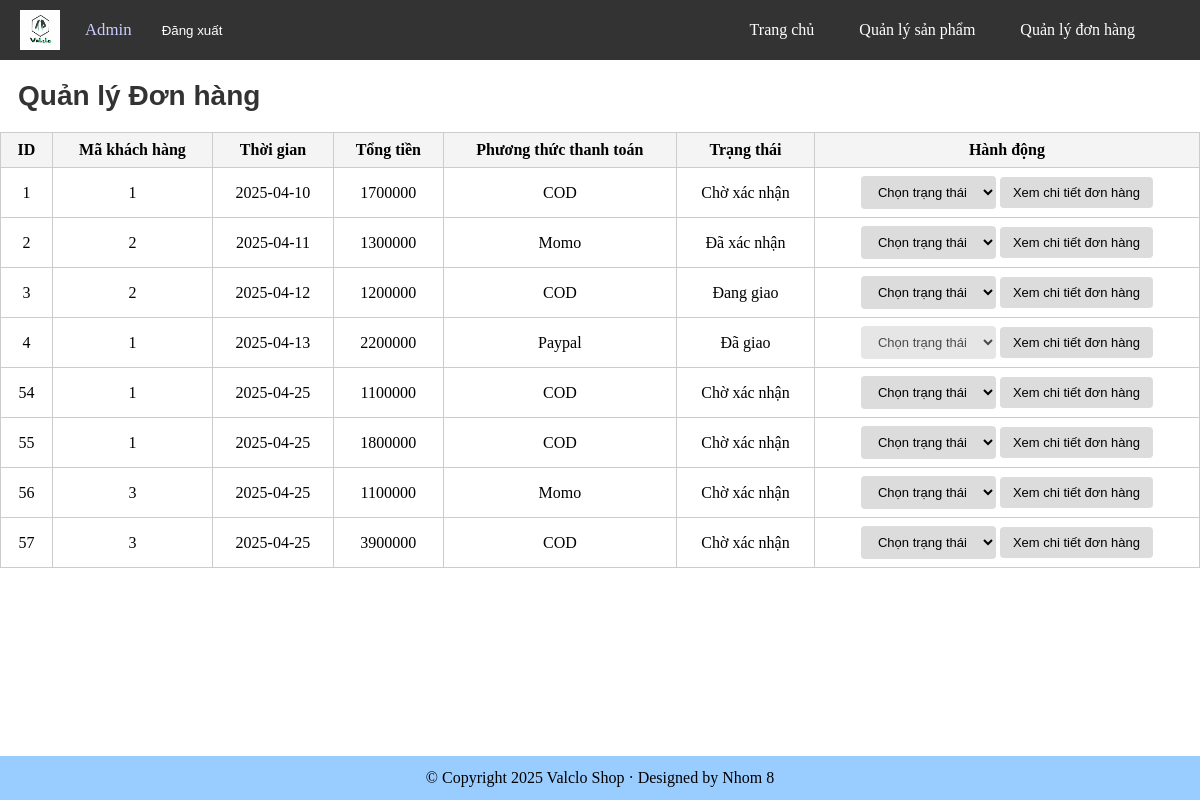
Page /Admin/qldonhang.php (signed in) on the committed database.
### tables this page shows
CREATE TABLE `order` (
  `ID` bigint(20) NOT NULL,
  `UID` bigint(20) NOT NULL,
  `TIME` date DEFAULT NULL,
  `STATUS` enum('Chờ xác nhận','Đã xác nhận','Đang giao','Đã giao','Khách hàng hủy','Cửa hàng hủy') DEFAULT 'Chờ xác nhận',
  `TOTAL_PRICE` int(11) DEFAULT NULL,
  `METHOD` enum('Momo','Paypal','COD') DEFAULT NULL
);

### Admin/qldonhang.php (the view, shortened to what this page needs)
<?php
include 'connect.php';
$orders = [];
$resultOrders = $conn->query("SELECT * FROM `ORDER` ORDER BY ID ASC");
if ($resultOrders) {
    while ($row = $resultOrders->fetch_assoc()) {
        $orders[] = $row;
    }
}
?>
<!DOCTYPE html>
<html>
<head>
</head>
<body>
    <?php include 'employee_header.php'; ?>
    <main>
        <div id="page">
            <h1 class="title">Quản lý Đơn hàng</h1>
            <table>
                <tr>
                    <th>ID</th>
                    <th>Mã khách hàng</th>
                    <th>Thời gian</th>
                    <th>Tổng tiền</th>
                    <th>Phương thức thanh toán</th>
                    <th>Trạng thái</th>
                    <th>Hành động</th>
                </tr>
                <?php foreach($orders as $order): ?>
                <tr class="order-row">
                    <td><?php echo $order['ID']; ?></td>
                    <td><?php echo $order['UID']; ?></td>
                    <td><?php echo $order['TIME']; ?></td>
                    <td><?php echo $order['TOTAL_PRICE']; ?></td>
                    <td><?php echo $order['METHOD']; ?></td>
                    <td><?php echo $order['STATUS']; ?></td>
                    <td>
                        <select onchange="changeStatus(<?php echo $order['ID']; ?>, this)"
                            <?php if(in_array($order['STATUS'], ['Đã giao', 'Khách hàng hủy', 'Cửa hàng hủy'])) echo 'disabled'; ?>>
                            <option value="">Chọn trạng thái</option>
                        </select>
                        <button onclick="openModal('modal_<?php echo $order['ID']; ?>')" class="btn2">Xem chi tiết đơn hàng</button>
                    </td>
                </tr>
                <?php endforeach; ?>
            </table>
        </div>
        <link rel="stylesheet" href="./assets/css/admin_style.css">
    </main>
    <?php include 'admin_footer.php'; ?>
</body>
</html>

### Admin/assets/css/admin_style.css (style rules this page uses)
* { margin: 0; }
html, body { height: 100%; margin: 0; display: flex; flex-direction: column; }
main { flex: 1; }
.title { top: 10px; font-size: 28px; font-weight: bold; color: #333; padding: 20px 18px; font-family: Sans-serif; }
.btn2 { background-color: #DCDCDC; color: rgb(0, 0, 0); padding: 8px 13px; border: none; border-radius: 4px; cursor: pointer; font-size: 13px; text-align: center; }
select { background-color: #DCDCDC; color: rgb(0, 0, 0); padding: 8px 13px; border: none; border-radius: 4px; font-size: 13px; text-align: center; }

### Admin/qldonhang.php (style rules this page uses)
#page { transition: filter 0.3s ease; }
table { border-collapse: collapse; width: 100%; text-align: center; }
th, td { padding: 8px 12px; border: 1px solid #ccc; }
th { background-color: #f4f4f4; }

### rows in the picture
order: ID "1", UID "1", TIME "2025-04-10", TOTAL_PRICE "1700000", METHOD "COD", STATUS "Chờ xác nhận"
order: ID "2", UID "2", TIME "2025-04-11", TOTAL_PRICE "1300000", METHOD "Momo", STATUS "Đã xác nhận"
order: ID "3", UID "2", TIME "2025-04-12", TOTAL_PRICE "1200000", METHOD "COD", STATUS "Đang giao"
order: ID "4", UID "1", TIME "2025-04-13", TOTAL_PRICE "2200000", METHOD "Paypal", STATUS "Đã giao"
order: ID "54", UID "1", TIME "2025-04-25", TOTAL_PRICE "1100000", METHOD "COD", STATUS "Chờ xác nhận"
order: ID "55", UID "1", TIME "2025-04-25", TOTAL_PRICE "1800000", METHOD "COD", STATUS "Chờ xác nhận"
order: ID "56", UID "3", TIME "2025-04-25", TOTAL_PRICE "1100000", METHOD "Momo", STATUS "Chờ xác nhận"
order: ID "57", UID "3", TIME "2025-04-25", TOTAL_PRICE "3900000", METHOD "COD", STATUS "Chờ xác nhận"

### other values in the picture
$_SESSION['username'] "Admin"
